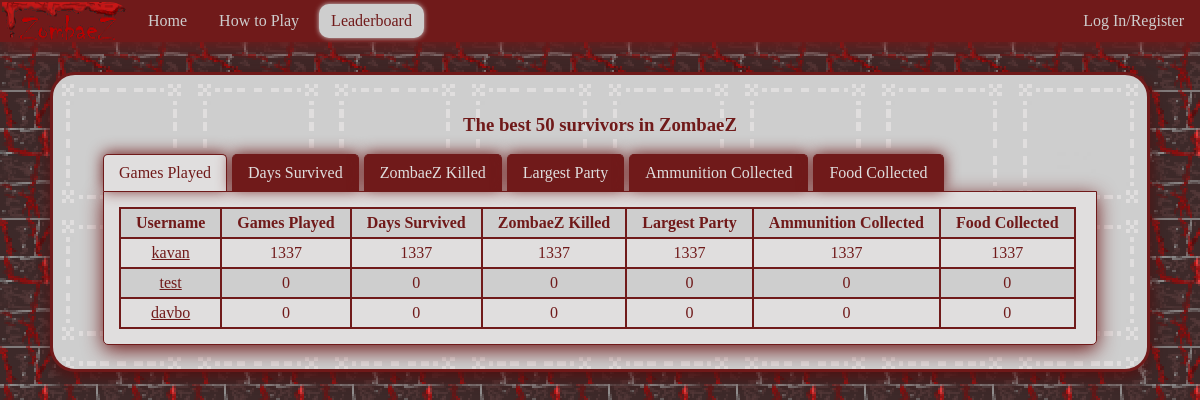
The app's page /zombaez/leaderboards/, older data.
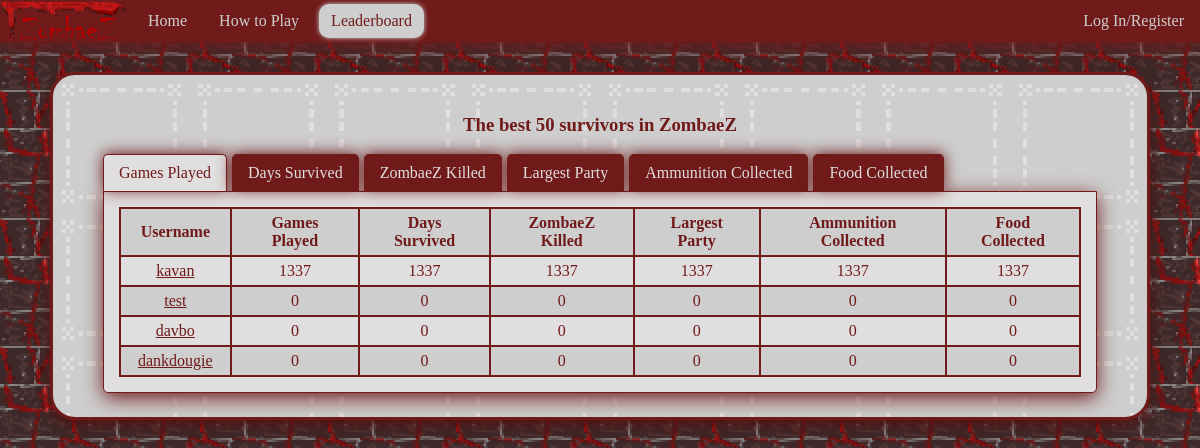
The same page, newer data.
### zombaez/models.py (models this page shows, shortened)
class User(models.Model):
    username = models.CharField(max_length=128, unique=True)
    user = models.OneToOneField(DjangoUser, on_delete=models.CASCADE, default=1)
    zombies_killed = models.IntegerField(default=0)
    total_games_played = models.IntegerField(default=0)
    total_ammo_collected = models.IntegerField(default=0)
    largest_party_size = models.IntegerField(default=0)
    total_food_collected = models.IntegerField(default=0)
    total_days_survived = models.IntegerField(default=0)

### zombaez/views.py (the view)
def leaderboards(request):
    context_dict = {"total_games_played":User.objects.order_by("-total_games_played")[:10]}
    context_dict["total_ammo_collected"] = User.objects.order_by("-total_ammo_collected")[:10]
    context_dict["total_food_collected"] = User.objects.order_by("-total_food_collected")[:10]
    context_dict["total_days_survived"] = User.objects.order_by("-total_days_survived")[:10]
    context_dict["largest_party_size"] = User.objects.order_by("-largest_party_size")[:10]
    context_dict["zombies_killed"] = User.objects.order_by("-zombies_killed")[:10]
    return render(request, 'zombaez/leaderboards.html', context_dict)

### templates/zombaez/leaderboards.html (shortened to what this page needs)
{% extends 'zombaez/base.html' %}
{% load staticfiles %}
{% block head_block %}
	<link rel="stylesheet" href="{% static "styles/leaderboards.css"%}" type="text/css" />
{% endblock %}
{% block body_block %}
<h3>The best 50 survivors in ZombaeZ</h3>
<div class="tabs">
    <ul class="tab-links">
        <li class="active"><a href="#tab1">Games Played</a></li>
        <li><a href="#tab2">Days Survived</a></li>
        <li><a href="#tab3">ZombaeZ Killed</a></li>
        <li><a href="#tab4">Largest Party</a></li>
		<li><a href="#tab5">Ammunition Collected</a></li>
		<li><a href="#tab6">Food Collected</a></li>
    </ul>
    <div class="tab-content">
        <div id="tab1" class="tab active">
            <table>
			<tr>
				<th>Username</th>
				<th>Games Played</th>
				<th>Days Survived</th>
				<th>ZombaeZ Killed</th>
				<th>Largest Party</th>
				<th>Ammunition Collected</th>
				<th>Food Collected</th>
			</tr>
			{% for player in total_games_played %}
			<tr>
				<td><a href="/zombaez/view_profile/{{player.username}}">{{player.username}}</a></td>
				<td>{{player.total_games_played}}</td>
				<td>{{player.total_days_survived}}</td>
				<td>{{player.zombies_killed}}</td>
				<td>{{player.largest_party_size}}</td>
				<td>{{player.total_ammo_collected}}</td>
				<td>{{player.total_food_collected}}</td>
			</tr>
			{% endfor %}
			</table>
        </div>
    </div>
</div>
{% endblock %}

### templates/zombaez/base.html (shortened to what this page needs)
{% load staticfiles %}
<!DOCTYPE html>
<html>
	<head>
		<link rel="stylesheet" href="{% static "styles/base.css"%}" type="text/css" />
		{% block head_block %}{% endblock %}
	</head>
	<body>
			<ul id="nav_bar">
				<li id="logoItem" ><img class="logo" src="{% static "images/zombaez.png" %}" alt="ZombaeZ logo"/>
				<li><a id="nav1" href="{% url 'home' %}">Home</a></li>
				<li><a id="nav2" href="{% url 'how_to_play' %}">How to Play</a></li>
				<li><a id="nav3" href="{% url 'leaderboards' %}">Leaderboard</a></li>
				{% if user.is_authenticated %}
				<li><a id="nav4" href="{% url 'play' %}">Play ZombaeZ</a></li>
				<li class="right drop_down"><a>{{user.username}}</a>
					<div id="drop_down_content">
						<a href="{% url 'user_profile' %}">User Profile</a>
						<a href="{% url 'auth_password_change' %}">Change Password</a>
						<a href="{% url 'auth_logout' %}?next=/zombaez/">Logout</a>
					</div>
				</li>
				{% else %}
				<li class="right"><a href="{% url 'auth_login' %}?next={{ request.get_full_path|urlencode }}">Log In/Register</a><li>
				{% endif %}
			</ul>
		<div id="content">
            {% block body_block %}{% endblock %}
        </div>
	</body>
</html>

### static/styles/base.css (style rules this page uses)
body { margin:0; padding:0; background-image: url("../images/background.png"); min-width:1052px; }
#nav_bar { list-style-type: none; height: 42px; margin:0; padding:0; background-color: #701A1A; box-shadow: 0px 5px 20px #701A1A; }
#logoItem { margin:0; padding:0; border-top-right-radius:20px; overflow:hidden; }
.logo { width:128px; height:42px; }
#nav_bar li { margin:2px; height: 38px; float: left; color: #878484; }
#nav_bar li a { margin:2px; display: block; padding: 8px 12px; color:#CECECE; }
#nav_bar li a:link { text-decoration: none; }
#nav_bar a.active { background-color: #CECECE; color: #701A1A; border-radius:10px; box-shadow: 0px 0px 5px #CECECE; }
#nav_bar li.right { float: right; }
#content { background-image: url("../images/content_background.png"); image-rendering: pixelated; background-size: 12.5%; position:relative; top: 10px; margin:20px 50px; padding:20px 50px; border-style:solid; border-radius: 25px; border-color: #701A1A; box-shadow: 0px 5px 15px #521111; color: #701A1A; text-align:center; }

### static/styles/leaderboards.css (style rules this page uses)
table, tr, td, th { text-align:center; padding:5px 15px; border-style:solid; border-width:2px; border-color: #701A1A; border-collapse: collapse; }
tr:nth-child(even) { background-color: #E0DEDE; }
tr:nth-child(odd) { background-color: #CECECE; }
td a { padding: 2px; color: #701A1A; }
.tabs { width:100%; display:inline-block; }
.tab-links:after { display:block; clear:both; content:''; }
.tab-links li { margin:0px 5px 0px 0px; float:left; list-style:none; }
.tab-links { margin:0; padding:0; }
.tab-links a { padding:9px 15px; display:inline-block; border-style:solid; border-top-width:1px; border-bottom-width:0px; border-right-width:1px; border-left-width:1px; border-top-right-radius:5px; border-top-left-radius:5px; border-color:#701A1A; background:#701A1A; color:#E0DEDE; text-decoration:none; box-shadow: 0px -1px 15px #701A1A; transition:all linear 0.15s; }
li.active a, li.active a:hover { background:#E0DEDE; color:#701A1A; }
.tab-content { padding:15px; background:#E0DEDE; border-style:solid; border-width:1px; border-bottom-left-radius:5px; border-bottom-right-radius:5px; border-color:#701A1A; box-shadow: 0px 5px 20px #701A1A }
.tab { display:none; }
.tab.active { display:block; }

Row changes from the older to the newer data that the page shows:
added User: username "dankdougie", total_games_played "0", total_days_survived "0", zombies_killed "0", largest_party_size "0", total_ammo_collected "0", total_food_collected "0"
